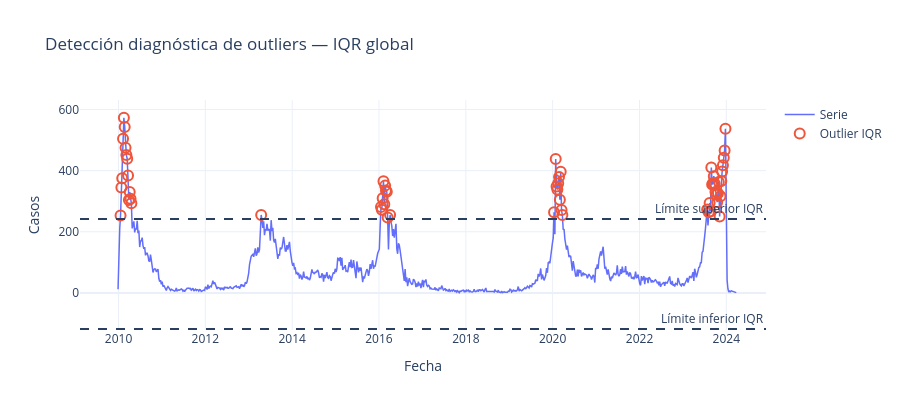

Notebook source saved alongside this figure:
### Markdown cell above
---

## 7. Diagnóstico de outliers y anomalías

La detección de outliers se usa como diagnóstico, no como eliminación automática.

En series epidemiológicas, un valor extremo puede ser un error de registro, pero también puede representar un brote real. Por eso se reportan outliers globales y outliers ajustados por mes, pero la serie se conserva completa para los modelos baseline.

### Code cell
outliers_iqr, outlier_metadata = detect_iqr_outliers(df_complete.dropna(subset=["y"]))

print("IQR global")
print("=" * 50)
for key, value in outlier_metadata.items():
    print(f"{key}: {value:.3f}" if isinstance(value, float) else f"{key}: {value}")

display(outliers_iqr[["unique_id", "ds", "y"]])

fig = plot_iqr_outliers(
    df_complete.dropna(subset=["y"]),
    outliers_iqr,
    outlier_metadata,
)

fig.show()

### Figure 1 — Plotly figure (JSON) as saved in the notebook; plotly's stock layout.template omitted (floating-point values rounded to 4 significant figures; data arrays with more than 128 entries replaced by an {"elided": "..."} marker saying what was removed)
{"data": [{"line": {"width": 1.5}, "mode": "lines", "name": "Serie", "type": "scatter", "x": {"elided": "741 str values"}, "y": {"elided": "741 float values"}}, {"marker": {"line": {"width": 2}, "size": 10, "symbol": "circle-open"}, "mode": "markers", "name": "Outlier IQR", "type": "scatter", "x": ["2010-01-18T00:00:00.000000000", "2010-01-25T00:00:00.000000000", "2010-02-01T00:00:00.000000000", "2010-02-08T00:00:00.000000000", "2010-02-15T00:00:00.000000000", "2010-02-22T00:00:00.000000000", "2010-03-01T00:00:00.000000000", "2010-03-08T00:00:00.000000000", "2010-03-15T00:00:00.000000000", "2010-03-22T00:00:00.000000000", "2010-03-29T00:00:00.000000000", "2010-04-05T00:00:00.000000000", "2010-04-12T00:00:00.000000000", "2010-04-19T00:00:00.000000000", "2013-04-15T00:00:00.000000000", "2016-01-18T00:00:00.000000000", "2016-01-25T00:00:00.000000000", "2016-02-01T00:00:00.000000000", "2016-02-08T00:00:00.000000000", "2016-02-15T00:00:00.000000000", "2016-02-22T00:00:00.000000000", "2016-02-29T00:00:00.000000000", "2016-03-07T00:00:00.000000000", "2016-03-14T00:00:00.000000000", "2016-04-04T00:00:00.000000000", "2020-01-13T00:00:00.000000000", "2020-01-27T00:00:00.000000000", "2020-02-03T00:00:00.000000000", "2020-02-10T00:00:00.000000000", "2020-02-17T00:00:00.000000000", "2020-02-24T00:00:00.000000000", "2020-03-02T00:00:00.000000000", "2020-03-09T00:00:00.000000000", "2020-03-16T00:00:00.000000000", "2020-03-23T00:00:00.000000000", "2023-07-24T00:00:00.000000000", "2023-08-07T00:00:00.000000000", "2023-08-14T00:00:00.000000000", "2023-08-21T00:00:00.000000000", "2023-08-28T00:00:00.000000000", "2023-09-04T00:00:00.000000000", "2023-09-11T00:00:00.000000000", "2023-09-18T00:00:00.000000000", "2023-09-25T00:00:00.000000000", "2023-10-02T00:00:00.000000000", "2023-10-09T00:00:00.000000000", "2023-10-16T00:00:00.000000000", "2023-10-23T00:00:00.000000000", "2023-10-30T00:00:00.000000000", "2023-11-06T00:00:00.000000000", "2023-11-13T00:00:00.000000000", "2023-11-20T00:00:00.000000000", "2023-11-27T00:00:00.000000000", "2023-12-04T00:00:00.000000000", "2023-12-11T00:00:00.000000000", "2023-12-18T00:00:00.000000000", "2023-12-25T00:00:00.000000000"], "y": [253.0, 345.0, 375.0, 504.0, 573.0, 543.0, 475.0, 451.0, 439.0, 384.0, 304.0, 330.0, 308.0, 293.0, 255.0, 281.0, 272.0, 310.0, 365.0, 290.0, 351.0, 335.0, 331.0, 247.0, 255.0, 264.0, 438.0, 348.0, 338.0, 359.0, 379.0, 305.0, 396.0, 271.0, 255.0, 273.0, 264.0, 294.0, 267.0, 410.0, 355.0, 359.0, 382.0, 358.0, 330.0, 321.0, 297.0, 326.0, 363.0, 250.0, 316.0, 366.0, 397.0, 418.0, 442.0, 466.0, 537.0]}], "layout": {"annotations": [{"showarrow": false, "text": "Límite superior IQR", "x": 1, "xanchor": "right", "xref": "x domain", "y": 242, "yanchor": "bottom", "yref": "y"}, {"showarrow": false, "text": "Límite inferior IQR", "x": 1, "xanchor": "right", "xref": "x domain", "y": -118, "yanchor": "bottom", "yref": "y"}], "height": 410, "shapes": [{"line": {"dash": "dash"}, "type": "line", "x0": 0, "x1": 1, "xref": "x domain", "y0": 242, "y1": 242, "yref": "y"}, {"line": {"dash": "dash"}, "type": "line", "x0": 0, "x1": 1, "xref": "x domain", "y0": -118, "y1": -118, "yref": "y"}], "title": {"text": "Detección diagnóstica de outliers — IQR global"}, "xaxis": {"title": {"text": "Fecha"}}, "yaxis": {"title": {"text": "Casos"}}}}
